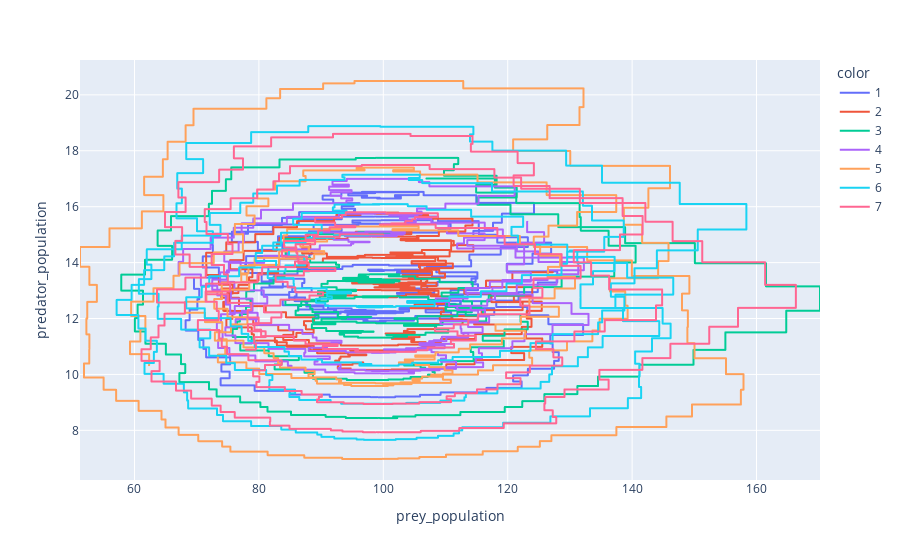

Write notebook code for a chart like this one.
### Code cell
df = pd.DataFrame(records)

fig = px.line(df,
              x=df.prey_population,
              y=df.predator_population,
              color=df.run.astype(str))

fig.show()

### Figure 1 — Plotly figure (JSON) as saved in the notebook; plotly's stock layout.template omitted (floating-point values rounded to 4 significant figures; data arrays with more than 128 entries replaced by an {"elided": "..."} marker saying what was removed)
{"data": [{"hovertemplate": "color=1<br>prey_population=%{x}<br>predator_population=%{y}<extra></extra>", "legendgroup": "1", "line": {"color": "#636efa", "dash": "solid"}, "mode": "lines", "name": "1", "showlegend": true, "type": "scattergl", "x": {"elided": "401 float values"}, "xaxis": "x", "y": {"elided": "401 float values"}, "yaxis": "y"}, {"hovertemplate": "color=2<br>prey_population=%{x}<br>predator_population=%{y}<extra></extra>", "legendgroup": "2", "line": {"color": "#EF553B", "dash": "solid"}, "mode": "lines", "name": "2", "showlegend": true, "type": "scattergl", "x": {"elided": "401 float values"}, "xaxis": "x", "y": {"elided": "401 float values"}, "yaxis": "y"}, {"hovertemplate": "color=3<br>prey_population=%{x}<br>predator_population=%{y}<extra></extra>", "legendgroup": "3", "line": {"color": "#00cc96", "dash": "solid"}, "mode": "lines", "name": "3", "showlegend": true, "type": "scattergl", "x": {"elided": "401 float values"}, "xaxis": "x", "y": {"elided": "401 float values"}, "yaxis": "y"}, {"hovertemplate": "color=4<br>prey_population=%{x}<br>predator_population=%{y}<extra></extra>", "legendgroup": "4", "line": {"color": "#ab63fa", "dash": "solid"}, "mode": "lines", "name": "4", "showlegend": true, "type": "scattergl", "x": {"elided": "401 float values"}, "xaxis": "x", "y": {"elided": "401 float values"}, "yaxis": "y"}, {"hovertemplate": "color=5<br>prey_population=%{x}<br>predator_population=%{y}<extra></extra>", "legendgroup": "5", "line": {"color": "#FFA15A", "dash": "solid"}, "mode": "lines", "name": "5", "showlegend": true, "type": "scattergl", "x": {"elided": "401 float values"}, "xaxis": "x", "y": {"elided": "401 float values"}, "yaxis": "y"}, {"hovertemplate": "color=6<br>prey_population=%{x}<br>predator_population=%{y}<extra></extra>", "legendgroup": "6", "line": {"color": "#19d3f3", "dash": "solid"}, "mode": "lines", "name": "6", "showlegend": true, "type": "scattergl", "x": {"elided": "401 float values"}, "xaxis": "x", "y": {"elided": "401 float values"}, "yaxis": "y"}, {"hovertemplate": "color=7<br>prey_population=%{x}<br>predator_population=%{y}<extra></extra>", "legendgroup": "7", "line": {"color": "#FF6692", "dash": "solid"}, "mode": "lines", "name": "7", "showlegend": true, "type": "scattergl", "x": {"elided": "401 float values"}, "xaxis": "x", "y": {"elided": "401 float values"}, "yaxis": "y"}], "layout": {"legend": {"title": {"text": "color"}, "tracegroupgap": 0}, "margin": {"t": 60}, "xaxis": {"anchor": "y", "domain": [0, 1], "title": {"text": "prey_population"}}, "yaxis": {"anchor": "x", "domain": [0, 1], "title": {"text": "predator_population"}}}}
